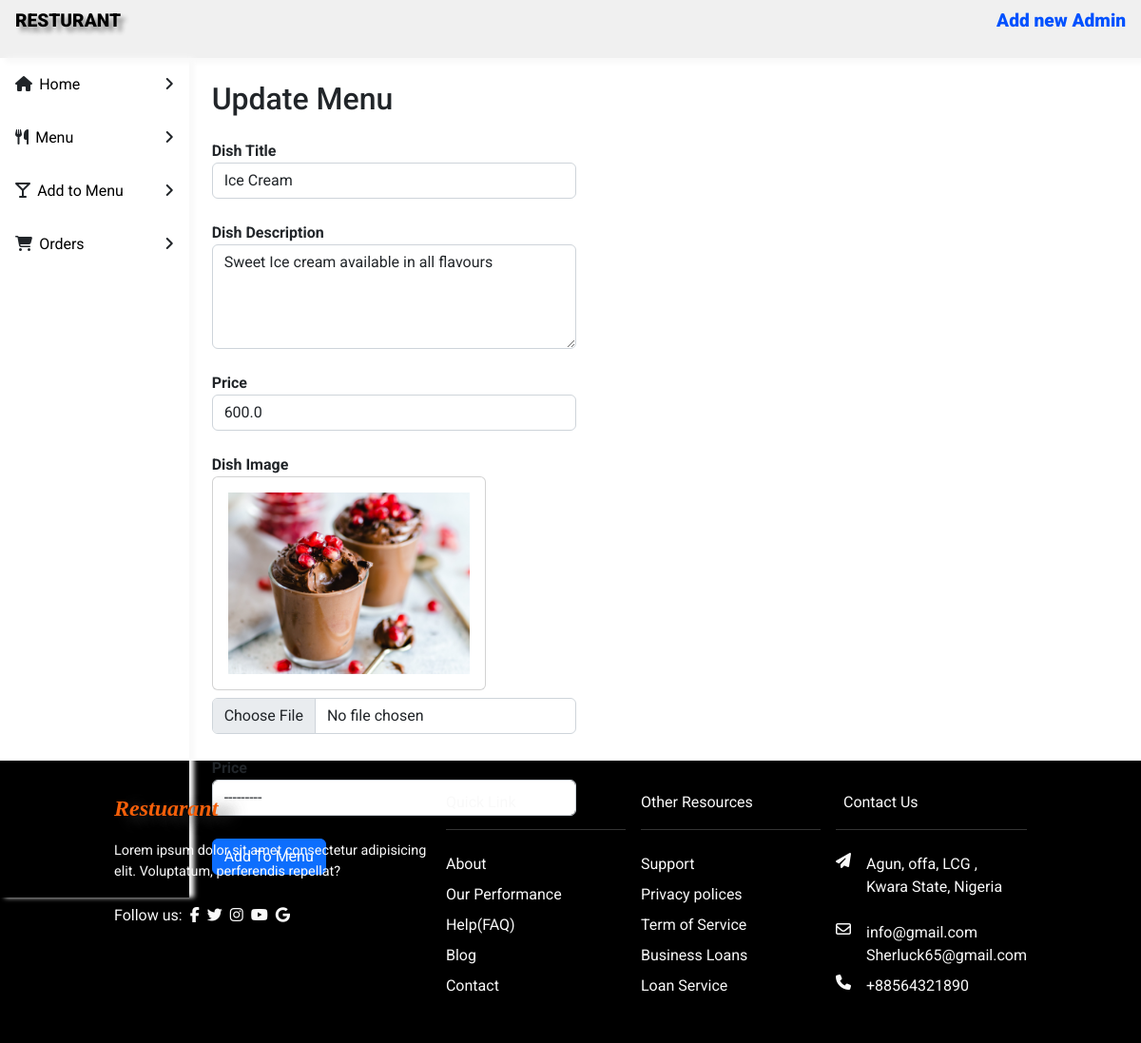
Page /admin-page/menu/update/1 on the committed database.
### food/models.py (models this page shows, shortened)
class Food(models.Model):
    title = models.CharField(max_length=100, null=False)
    description = models.TextField()
    price = models.FloatField(null=False)
    availability = models.BooleanField(default=True)
    image = models.ImageField(upload_to="images")
    category = models.ForeignKey("Category", on_delete=models.SET_NULL, null=True)

### admin_page/views.py (the view, shortened to what this page needs)
# urls.py: path("menu/update/<int:menu_id>", views.update_menu, name="admin_page-update-menu"),
def update_menu(request, menu_id):
    food = Food.objects.get(id=menu_id)
    menu_form = AddToMenuForm()
    return render(request, "admin_page/update_menu.html", {"food": food, "menu_form": menu_form})

### admin_page/forms.py
class AddToMenuForm(ModelForm):
    class Meta:
        model = Food
        fields = ("title", "description", "price", "image", "category")

### food/models.py (called while the page is built)
    def __str__(self):
        return self.name

### admin_page/templates/admin_page/update_menu.html (shortened to what this page needs)
{% extends "admin_page/admin_base.html" %}
{% load widget_tweaks %}
{% block right-side-content %}
  <div class="add-food p-4 w-100">
    <h2 class="mb-4">Update Menu</h2>
    <div class="row">
      <div class="col-md-5">
        <form method="post" enctype="multipart/form-data">
          <div class="form-group mb-4">
            <label for="" class="fw-bold">Dish Title</label>
            {% render_field menu_form.title|add_class:"form-control" value=food.title %}
          </div>
          <div class="form-group mb-4">
            <label for="" class="fw-bold">Dish Description</label>
            <textarea class="form-control" rows="4" cols="20" name="description">{{ food.description }}</textarea>
          </div>
          <div class="form-group mb-4">
            <label for="" class="fw-bold">Price</label>
            {% render_field menu_form.price|add_class:"form-control" value=food.price %}
          </div>
          <div class="form-group mb-4">
            <label for="" class="fw-bold">Dish Image</label>
            {% if food.image.url %}
                <div class="card mb-2" style="width: 18rem;">
                    <div class="card-body">
                        <img src="{{ food.image.url }}">
                    </div>
                </div>
            {% endif %}
            {% render_field menu_form.image|add_class:"form-control" %}
          </div>
          <div class="form-group mb-4">
            <label for="" class="fw-bold">Price</label>
            {% render_field menu_form.category|add_class:"form-control" value=food.category.id %}
          </div>
          <button type="submit" class="btn btn-primary">Add To Menu</button>
        </form>
      </div>
    </div>
  </div>
{% endblock right-side-content %}

### static/css/style.css (style rules this page uses)
* { box-sizing: border-box; margin: 0; padding: 0; }
body { font-family: "Roboto", sans-serif; }
:root { --primary-color: #e73c3e; --secondary-color: #606060; }
img { max-width: 100%; }
select { width: 100%; border: 1px solid rgb(231, 229, 229); border-radius: 5px; outline: none; padding: 0.5rem; }

### rows in the picture
Food: title "Ice Cream", description "Sweet Ice cream available in all flavours", price "600.0", image (picture), category "---------"
